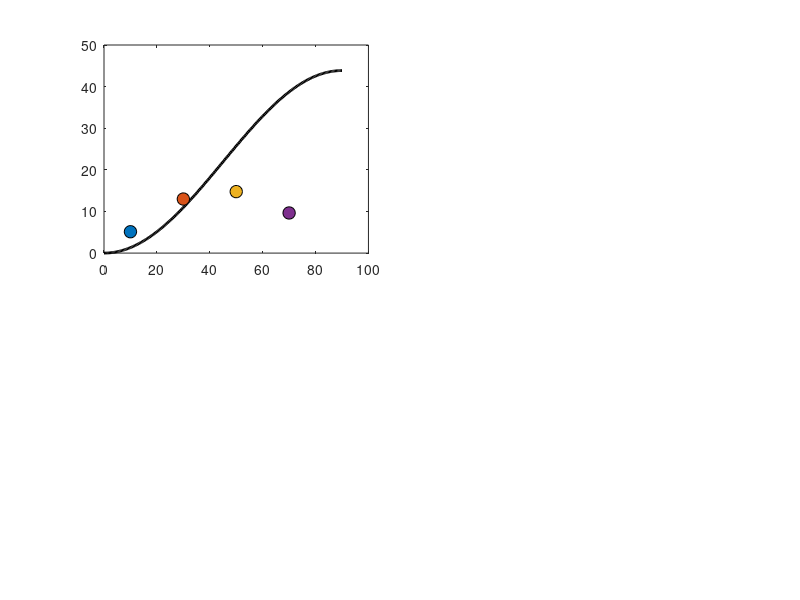

This figure's MATLAB source: (Note: this script raises an error after producing the figure.)
% ============================================================
%  make_fig3_fom_map.m   --  Fig 3 (FoM 지도) 생성 및 검증
%
%  [입력]  pareto_front_result.mat  (pareto_front_freeform.m 이 저장)
%     EVAL_LOG = [ x(1:13) | EQE_total | b0_20 | b20_40 | b40_60 | b60_80 | phase | w ]
%
%  [검증할 것]  마스터 관계식은 목표 입체각 Omega 만 바꾸면 모든 FoM 에 적용된다.
%    각 각도구간의 선택성이 Lambertian 값에 고정되어야 한다:
%        S_[th1,th2] = sin^2(th2) - sin^2(th1)
%      0-20  : 0.117      20-40 : 0.296
%      40-60 : 0.337      60-80 : 0.220
%    -> 시뮬 한 번으로 네 개의 독립 예측을 동시에 검증한다.
%       네 구간이 모두 예측값에 고정되면, 선택성이 40-60 에서만 우연히 맞은 것이
%       아니라 '설계 불변량'임이 확정된다 (원고 2.3 / 4.2절).
%
%  [출력]  fig3_fom_map.png, fig3_summary.txt
% ============================================================
clear;
D = load('pareto_front_result.mat');
LOG = D.EVAL_LOG;
nvar = numel(D.lb);

Et  = LOG(:, nvar+1);                 % EQE_total
B   = LOG(:, nvar+2 : nvar+5);        % [0-20, 20-40, 40-60, 60-80]
Ph  = LOG(:, nvar+6);                 % phase (1=random, 2=opt, 3=고정밀)

edges  = [0 20; 20 40; 40 60; 60 80];
names  = {'0–20°','20–40°','40–60°','60–80°'};
% Lambertian(에텐듀 보존) 예측 선택성
S_pred = sind(edges(:,2)).^2 - sind(edges(:,1)).^2;

ok = isfinite(Et) & Et > 0.05 & all(isfinite(B),2);   % 너무 낮은 설계는 노이즈 지배
fprintf('유효 설계 %d개 (전체 %d개 중)\n\n', sum(ok), size(LOG,1));

%% ---- 구간별 선택성 통계 ----
fid = fopen('fig3_summary.txt','w');
hdr = sprintf('%-8s | %8s | %14s | %8s | %8s\n', ...
    'band','예측 S','실측 S (mean±std)','편차','상관');
fprintf('%s', hdr);  fprintf(fid,'%s',hdr);
fprintf('%s\n', repmat('-',1,60));  fprintf(fid,'%s\n', repmat('-',1,60));

S_meas = nan(4,1);  S_std = nan(4,1);  R_corr = nan(4,1);
for b = 1:4
    s = B(ok,b) ./ Et(ok);
    S_meas(b) = mean(s,'omitnan');
    S_std(b)  = std(s,'omitnan');
    % EQE_total 과의 상관: 불변량이면 상관이 0에 가까워야 한다
    c = corrcoef(Et(ok), s);   R_corr(b) = c(1,2);
    line = sprintf('%-8s | %8.3f | %6.3f ± %.3f | %+7.1f%% | %+6.2f\n', ...
        names{b}, S_pred(b), S_meas(b), S_std(b), ...
        100*(S_meas(b)-S_pred(b))/S_pred(b), R_corr(b));
    fprintf('%s', line);  fprintf(fid,'%s',line);
end
fprintf(fid,'\n* 상관계수가 0 근처면 선택성이 EQE_total 과 무관 = 설계 불변량\n');
fclose(fid);
fprintf('\n* 상관계수가 0 근처면 선택성이 EQE_total 과 무관 = 설계 불변량\n');
fprintf('saved -> fig3_summary.txt\n');

%% ---- 그림 ----
figure('Name','Fig 3 — FoM map','Color','w','Position',[80 80 1200 780]);
cols = lines(4);

% (a) 마스터 관계식: 목표 입체각별 단일통과 상한 (해석적, 시뮬 불필요)
subplot(2,2,1);
n_s = 1.51;
th = linspace(0,90,200);
bound_cone = sind(th).^2 / n_s^2;                 % 정면 원뿔 [0, th]
plot(th, 100*bound_cone, 'k-', 'LineWidth', 2); hold on;
for b = 1:4
    bb = (sind(edges(b,2))^2 - sind(edges(b,1))^2)/n_s^2;
    plot(mean(edges(b,:)), 100*bb, 'o', 'MarkerSize', 9, ...
        'MarkerFaceColor', cols(b,:), 'MarkerEdgeColor','k');
end
yline(100/n_s^2,'--','전 반구 (1/n_s^2)','LabelHorizontalAlignment','left');
xlabel('\theta (deg)'); ylabel('단일통과 상한  P_\Omega/P_{sub}  (%)');
title('(a) 하나의 식, 여러 목표 입체각'); grid on;
legend({'정면 원뿔 [0,\theta]','각 구간 밴드'},'Location','northwest','FontSize',8);

% (b) 구간별 선택성 vs EQE_total  -> 불변성의 핵심 증거
subplot(2,2,2);
for b = 1:4
    scatter(Et(ok), B(ok,b)./Et(ok), 10, cols(b,:), 'filled', ...
        'MarkerFaceAlpha', 0.35); hold on;
    yline(S_pred(b), '--', 'Color', cols(b,:), 'LineWidth', 1.6);
end
xlabel('EQE_{total}'); ylabel('선택성  S = EQE_{band}/EQE_{total}');
title('(b) 선택성은 설계 불변량 (점선 = Lambertian 예측)'); grid on;
legend(names,'Location','east','FontSize',8);

% (c) 예측 vs 실측 (parity)
subplot(2,2,3);
errorbar(S_pred, S_meas, S_std, 'o', 'MarkerSize', 9, 'LineWidth', 1.4, ...
    'MarkerFaceColor',[.2 .4 .7]); hold on;
lim = [0 0.42];
plot(lim, lim, 'k--', 'LineWidth', 1.2);
for b = 1:4
    text(S_pred(b)+0.012, S_meas(b), names{b}, 'FontSize', 8);
end
xlim(lim); ylim(lim); axis square; grid on;
xlabel('예측  sin^2\theta_2 - sin^2\theta_1'); ylabel('실측 선택성');
title('(c) 네 구간 독립 검증');

% (d) 가능 / 금지 지도
subplot(2,2,4);
axis([0 1 0 1]); axis off; hold on;
rectangle('Position',[0.05 0.55 0.42 0.35],'FaceColor',[.85 .95 .90],'EdgeColor',[.2 .5 .4]);
text(0.26,0.86,'REACHABLE','HorizontalAlignment','center','FontWeight','bold','Color',[.15 .45 .35]);
text(0.26,0.74,sprintf('총 추출\n정면 증강\n밴드 집광 (S 고정)'),'HorizontalAlignment','center','FontSize',8);
rectangle('Position',[0.53 0.55 0.42 0.35],'FaceColor',[.98 .93 .82],'EdgeColor',[.7 .55 .2]);
text(0.74,0.86,'BOUNDED','HorizontalAlignment','center','FontWeight','bold','Color',[.6 .45 .15]);
text(0.74,0.74,sprintf('재활용 축적\n(각도 선별 필요,\n손실이 제한)'),'HorizontalAlignment','center','FontSize',8);
rectangle('Position',[0.05 0.10 0.90 0.35],'FaceColor',[.98 .88 .88],'EdgeColor',[.7 .3 .3]);
text(0.50,0.40,'FORBIDDEN','HorizontalAlignment','center','FontWeight','bold','Color',[.6 .2 .2]);
text(0.50,0.26,sprintf(['순 방위각 조향  (\\oint\\nablaz dA = 0)\n' ...
    '중앙이 어두운 듀얼뷰\n타일링 어레이의 각도 압축  (A_{out}/A_{src} = 1)']), ...
    'HorizontalAlignment','center','FontSize',8);
title('(d) 가능 / 금지 지도');

saveas(gcf,'fig3_fom_map.png');
fprintf('saved -> fig3_fom_map.png\n');
